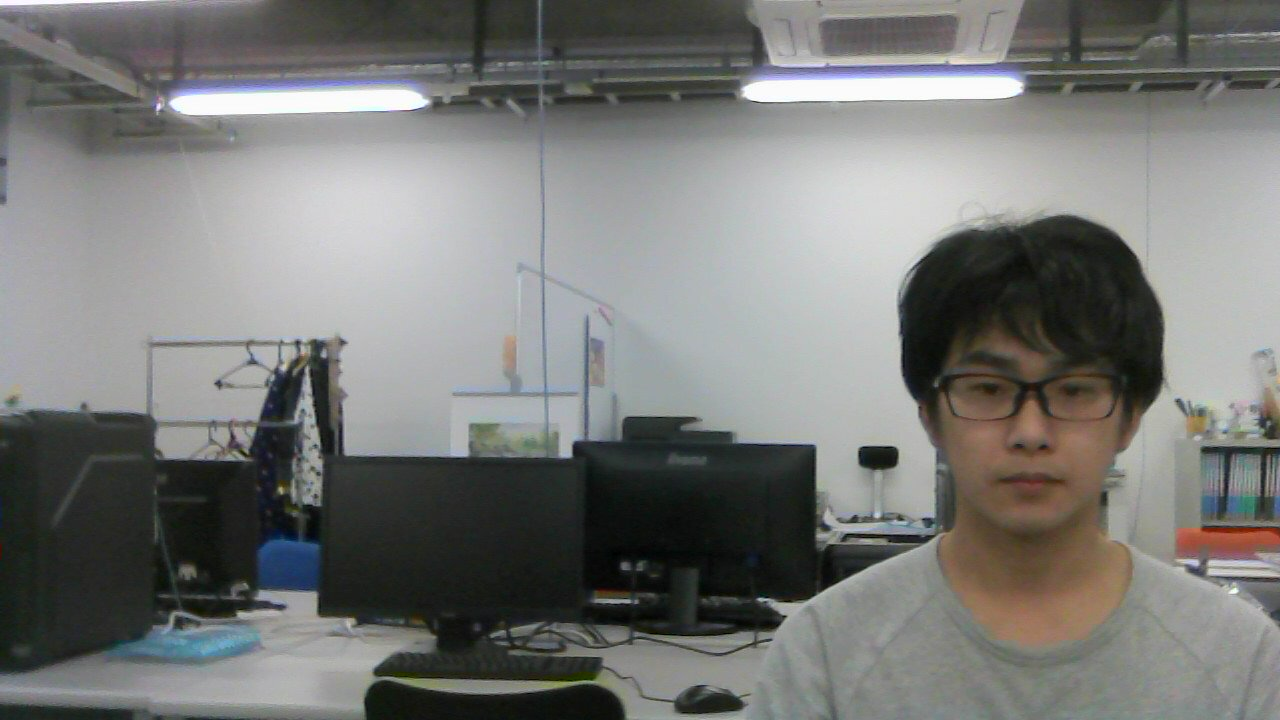
#> input picture cv/Pictures/move1.jpg, 1280 x 720 px
$ python orb.py
#> lines starting #> are read from the running program, lines starting #| are printed output that depends on the picture
import numpy as np
import cv2
import matplotlib.pyplot as plt
img1 = cv2.imread('../../../Pictures/move1.jpg',0)	# queryImage
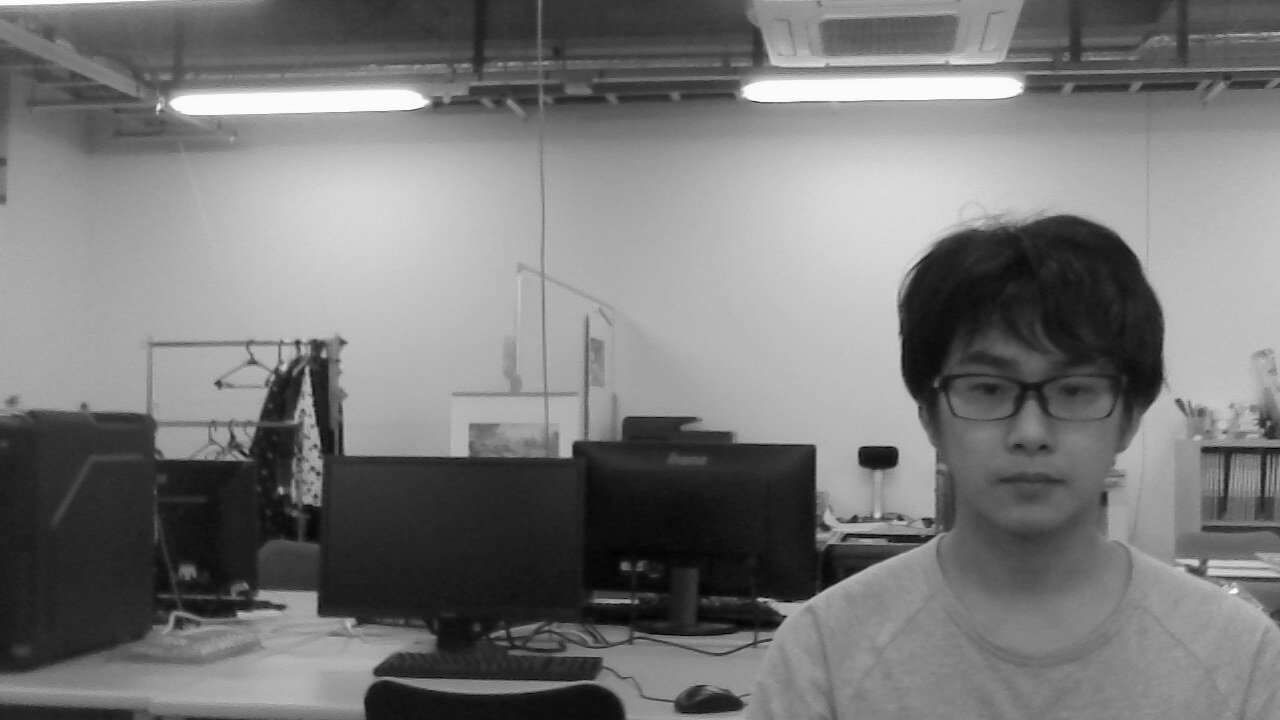
#> img1: shape (720, 1280); min 0, max 255, mean 120.3
img2 = cv2.imread('../../../Pictures/move2.jpg',0)	# trainImage
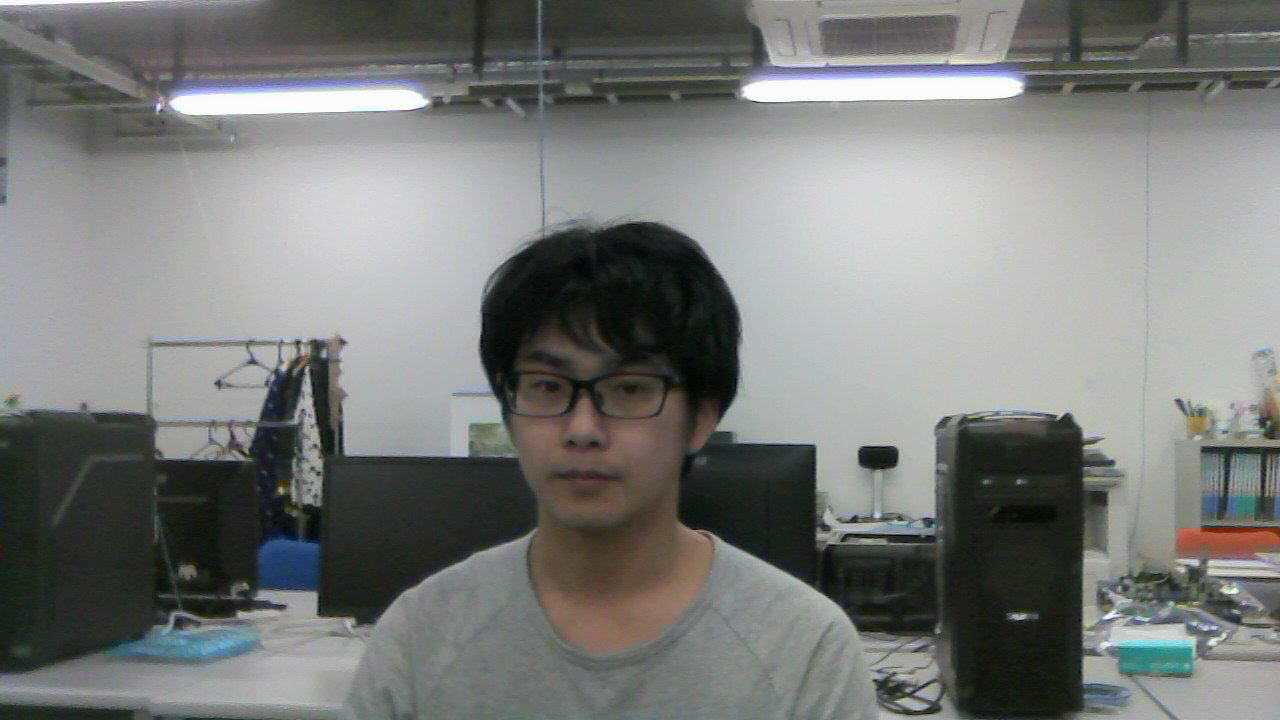
#> input picture cv/Pictures/move2.jpg, 1280 x 720 px
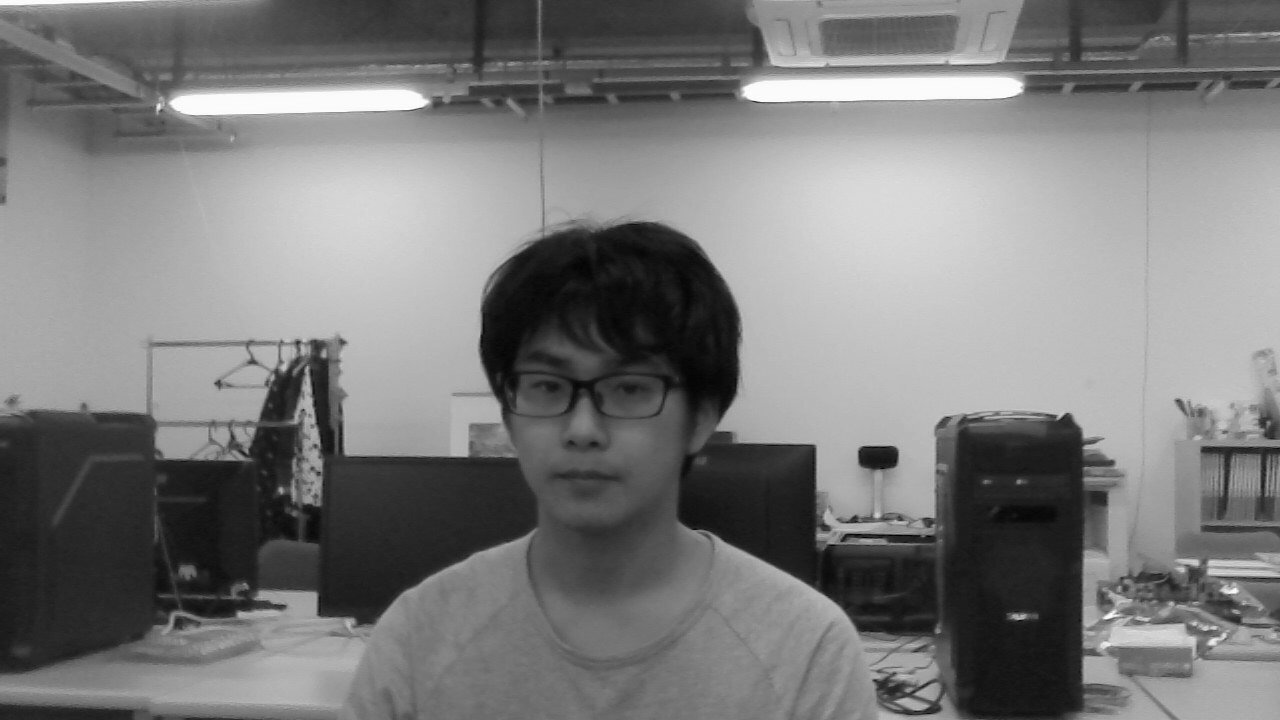
#> img2: shape (720, 1280); min 0, max 255, mean 122.7
# Initiate ORB detector
orb = cv2.ORB_create()
# find the keypoints and descriptors with ORB
kp1, des1 = orb.detectAndCompute(img1,None)
#> kp1 = 500 keypoints; strongest (x, y, size): (892, 459, 111.1), (744, 92, 77.1), (893, 448, 92.6), (860, 459, 111.1)
kp2, des2 = orb.detectAndCompute(img2,None)
#> kp2 = 500 keypoints; strongest (x, y, size): (744, 92, 77.1), (892, 459, 111.1), (893, 448, 92.6), (860, 459, 111.1)
# create BFMatcher object
bf = cv2.BFMatcher(cv2.NORM_HAMMING, crossCheck=True)
# Match descriptors.
matches = bf.match(des1,des2)
#> matches = 271 matches
# Sort them in the order of their distance.
matches = sorted(matches, key = lambda x:x.distance)
# Draw first 10 matches.
img3 = cv2.drawMatches(img1,kp1,img2,kp2,matches[:10], None, flags=2)
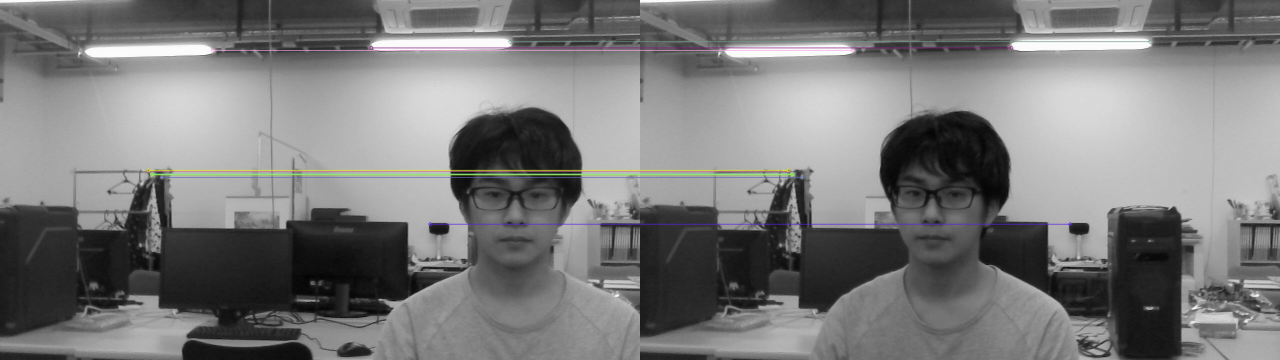
#> img3: shape (720, 2560, 3) (shown at 1/2 size); mean of channels 0, 1, 2 121.5, 121.6, 121.7; drawn as B, G, R
plt.imshow(img3),plt.show()
